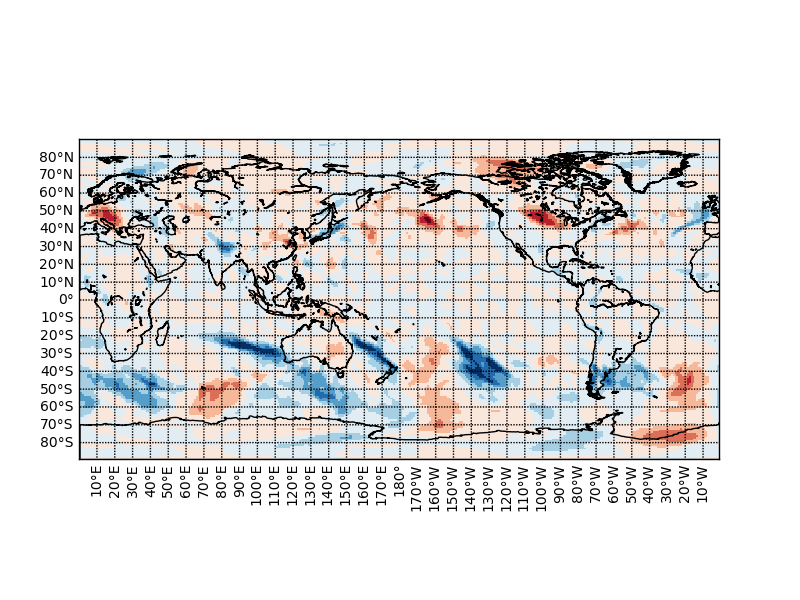
#> input picture ctrack/front/adv500.png, 800 x 600 px, given in place of front.ASAS.2004.07.01.00.png, which was not available
$ python mk.tenkizu.front.py.py 5 5 5 adv500.png   (Python 2 division)
#> lines starting #> are read from the running program, lines starting #| are printed output that depends on the picture
### ctrack/ctrack_func.py
import os, sys
from numpy import *

#####################################################
def upscale(a2in, a1lat_org, a1lon_org, a1lat_out, a1lon_out):
  a2fin     = cf.biIntp( a1lat_org, a1lon_org, a2org, a1lat_fin, a1lon_fin, miss = miss_out)[0]


#####################################################
def xy2fortpos(ix, iy, nx):
  number = iy* nx + ix +1
  return number
#####################################################
# [14 lines left out: functions fortpos2pyxy, check_file, not called in this run]
#####################################################
def mk_dir(sdir):
  try:
    os.makedirs(sdir)
  except:
    pass
#################################################
# [146 lines left out: functions mk_dir_tail, mk_namehead, date_slide, read_txtlist, solvelife_point_py, cal_area and 5 more, not called in this run]

### ctrack/front/mk.tenkizu.front.py.py
from numpy import *
import matplotlib.pyplot as plt
import matplotlib.image as mpimg
import calendar
import subprocess
import os, sys
import Image
import ctrack_func
#------------------------
if len(sys.argv) ==4:
  iyear  = int(sys.argv[1])
  eyear  = int(sys.argv[2])
  mon    = int(sys.argv[3])
  lmon   = [mon]
  resol  = sys.argv[4]
else:
  #singleday = True
  singleday = False
  iyear = 2004
  eyear = 2004
  #lmon  = [1,2,3,4,5,6,7,8,9,10,11,12]
  #lmon  = [1,6,7,9,12]
  lmon  = [7,6]
  #lmon  = [9,12]
  #lmon  = [7]
  resol   = "anl_p"
#-------------------------
iday  = 1
lhour = [0]
lllat   = 0.0
urlat   = 80.0
lllon   = 70.0
urlon   = 210.0
# [4 lines of commented-out code are left out]

plev    = 850*100.0  #(Pa)
thdura  = 6
#thfmasktheta1 = 0.0
#thfmasktheta2 = 0.3


subsize_x   = 800
subsize_y   = 600

#-------------------------------
for year in range(iyear, eyear+1):
  for mon in lmon:
    eday = calendar.monthrange(year, mon)[1]
    #eday = iday
    for day in range(iday, eday+1):
      for hour in lhour:
        lfigname  = []
        #------------------
        if singleday == True:
          if day != iday:
            continue
        #************************
        if (day == iday):
          cbarflag= "True"
        ##************************
        frontdir      = "/media/disk2/out/JRA25/sa.one.%s/6hr/tenkizu/%02dh/%04d%02d/front"%(resol,thdura, year, mon)
        tenkizudir    = "/media/disk2/out/JRA25/sa.one.%s/6hr/tenkizu/%02dh/%04d%02d"%(resol,thdura, year, mon)
        jraprecdir    = "/media/disk2/out/JRA25/sa.one.%s/6hr/tenkizu/%02dh/%04d%02d"%(resol,thdura, year, mon)
        ctrack_func.mk_dir(frontdir)

        #************************
        # chart front
        chartname = "/media/disk2/out/chart/ASAS/front/%04d%02d/fig/front.ASAS.%04d.%02d.%02d.%02d.png"%(year,mon,year,mon,day,hour)
        charttemp = "/media/disk2/out/chart/ASAS/front/%04d%02d/fig/front.ASAS.%04d.%02d.%02d.%02d.temp.png"%(year,mon,year,mon,day,hour)
        plt.clf()
        figchart  = plt.figure(dpi=100, figsize=(subsize_x/100.,subsize_y/100.))
        axchart   = figchart.add_axes([0,0,1.0,1.0])
        a2chart   = mpimg.imread(chartname)
#> a2chart is the input picture: shape (600, 800, 4) float32; mean R, G, B, A 0.879, 0.875, 0.874, 1
        a2chart   = a2chart[150:-150,30:-30]
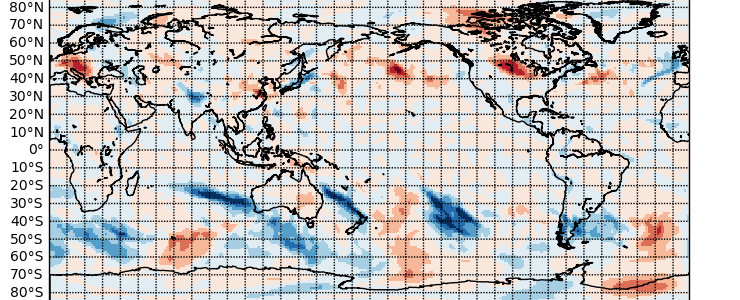
#> a2chart: shape (300, 740, 4) float32; mean R, G, B, A 0.773, 0.764, 0.761, 1
        plt.imshow(a2chart)
        plt.savefig(charttemp)
        print charttemp


        #************************
        # precipitation
        scmd = "python mk.tenkizu.py %s %s %s %s %s %s %s %s %s %s %s %s"\
                   %(year, mon, day, hour, lllat, urlat, lllon, urlon, plev, cbarflag, thdura, resol)
        subprocess.call(scmd, shell=True)


        #************************
        # front loc
        thfmasktheta1  = 0.3
        thfmasktheta2  = 4.0
        vtype= "loc.theta_e"
        scmd = "python mk.tenkizu.front.py %s %s %s %s %s %s %s %s %s %s %s %s %s %s"\
                   %(year, mon, day, hour, lllat, urlat, lllon, urlon, plev, cbarflag, thdura, thfmasktheta1, thfmasktheta2, resol)
        subprocess.call(scmd, shell=True)
        iname     = frontdir + "/%02d/front.%s.%04d.%02d.%02d.%02d.M1-%4.2f.M2-%4.2f.png"%(day, vtype, year, mon, day, hour, thfmasktheta1, thfmasktheta2)
        tempfront1   = frontdir + "/%02d/front.%s.%04d.%02d.%02d.%02d.M1-%4.2f.M2-%4.2f.png"%(day, vtype, year, mon, day, hour, thfmasktheta1, thfmasktheta2)
        #************************
        # front loc
        thfmasktheta1  = 0.7
        thfmasktheta2  = 4.0
        vtype= "loc.theta_e"
        scmd = "python mk.tenkizu.front.py %s %s %s %s %s %s %s %s %s %s %s %s %s %s"\
                   %(year, mon, day, hour, lllat, urlat, lllon, urlon, plev, cbarflag, thdura, thfmasktheta1, thfmasktheta2, resol)
        subprocess.call(scmd, shell=True)
        tempfront2   = frontdir + "/%02d/front.%s.%04d.%02d.%02d.%02d.M1-%4.2f.M2-%4.2f.png"%(day, vtype, year, mon, day, hour, thfmasktheta1, thfmasktheta2)

        #************************
        # front loc
        thfmasktheta1  = 1.1
        thfmasktheta2  = 4.0
        vtype= "loc.theta_e"
        scmd = "python mk.tenkizu.front.py %s %s %s %s %s %s %s %s %s %s %s %s %s %s"\
                   %(year, mon, day, hour, lllat, urlat, lllon, urlon, plev, cbarflag, thdura, thfmasktheta1, thfmasktheta2, resol)
        subprocess.call(scmd, shell=True)
        tempfront3   = frontdir + "/%02d/front.%s.%04d.%02d.%02d.%02d.M1-%4.2f.M2-%4.2f.png"%(day, vtype, year, mon, day, hour, thfmasktheta1, thfmasktheta2)

        #************************
        # front loc
        thfmasktheta1  = 0.3
        thfmasktheta2  = 3.0
        vtype= "loc.theta_e"
        scmd = "python mk.tenkizu.front.py %s %s %s %s %s %s %s %s %s %s %s %s %s %s"\
                   %(year, mon, day, hour, lllat, urlat, lllon, urlon, plev, cbarflag, thdura, thfmasktheta1, thfmasktheta2, resol)
        subprocess.call(scmd, shell=True)
        iname     = frontdir + "/%02d/front.%s.%04d.%02d.%02d.%02d.M1-%4.2f.M2-%4.2f.png"%(day, vtype, year, mon, day, hour, thfmasktheta1, thfmasktheta2)
        tempfront4   = frontdir + "/%02d/front.%s.%04d.%02d.%02d.%02d.M1-%4.2f.M2-%4.2f.png"%(day, vtype, year, mon, day, hour, thfmasktheta1, thfmasktheta2)
        #************************
        # front loc
        thfmasktheta1  = 0.7
        thfmasktheta2  = 3.0
        vtype= "loc.theta_e"
        scmd = "python mk.tenkizu.front.py %s %s %s %s %s %s %s %s %s %s %s %s %s %s"\
                   %(year, mon, day, hour, lllat, urlat, lllon, urlon, plev, cbarflag, thdura, thfmasktheta1, thfmasktheta2, resol)
        subprocess.call(scmd, shell=True)
        tempfront5   = frontdir + "/%02d/front.%s.%04d.%02d.%02d.%02d.M1-%4.2f.M2-%4.2f.png"%(day, vtype, year, mon, day, hour, thfmasktheta1, thfmasktheta2)

        #************************
        # front loc
        thfmasktheta1  = 1.1
        thfmasktheta2  = 3.0
        vtype= "loc.theta_e"
        scmd = "python mk.tenkizu.front.py %s %s %s %s %s %s %s %s %s %s %s %s %s %s"\
                   %(year, mon, day, hour, lllat, urlat, lllon, urlon, plev, cbarflag, thdura, thfmasktheta1, thfmasktheta2, resol)
        subprocess.call(scmd, shell=True)
        tempfront6   = frontdir + "/%02d/front.%s.%04d.%02d.%02d.%02d.M1-%4.2f.M2-%4.2f.png"%(day, vtype, year, mon, day, hour, thfmasktheta1, thfmasktheta2)


        #************************
        # thetae
        scmd = "python mk.tenkizu.front.others.py %s %s %s %s %s %s %s %s %s %s %s %s"\
                   %(year, mon, day, hour, lllat, urlat, lllon, urlon, plev, cbarflag, thdura, resol)
        subprocess.call(scmd, shell=True)

        ##************************************************
        ## joint figs
        ##************************************************
        figname = tempfront1
        lfigname.append(figname)
        figname = tempfront2
        lfigname.append(figname)
        figname = tempfront3
        lfigname.append(figname)
        figname = tempfront4
        lfigname.append(figname)
        figname = tempfront5
        lfigname.append(figname)
        figname = tempfront6
        lfigname.append(figname)
        figname = frontdir + "/%02d/tenkizu.thetae.%04d.%02d.%02d.%02d.%04dhPa.png"%(day, year, mon, day, hour, plev*0.01)
        lfigname.append(figname)
        figname = charttemp
        lfigname.append(figname)
        figname = jraprecdir + "/tenkizu.%04d.%02d.%02d.%02d.JRA.png"%(year, mon, day, hour)
        lfigname.append(figname)
        ##--------------------------------
        nsub_x      = 3
        nsub_y      = 3
        full_x      = nsub_x * subsize_x
        full_y      = nsub_y * subsize_y

        pal = Image.new( "RGBA", (full_x, full_y))
#> pal: PIL image 2400x1800 RGBA; every value is 0
        #-----
        isub          = -1
        for subname in lfigname:
          isub        = isub + 1
          isub_x      = isub % nsub_x
          isub_y      = int(isub / nsub_x)
          ulx         = isub_x* subsize_x
          uly         = isub_y* subsize_y
          im_temp     = Image.open(subname)
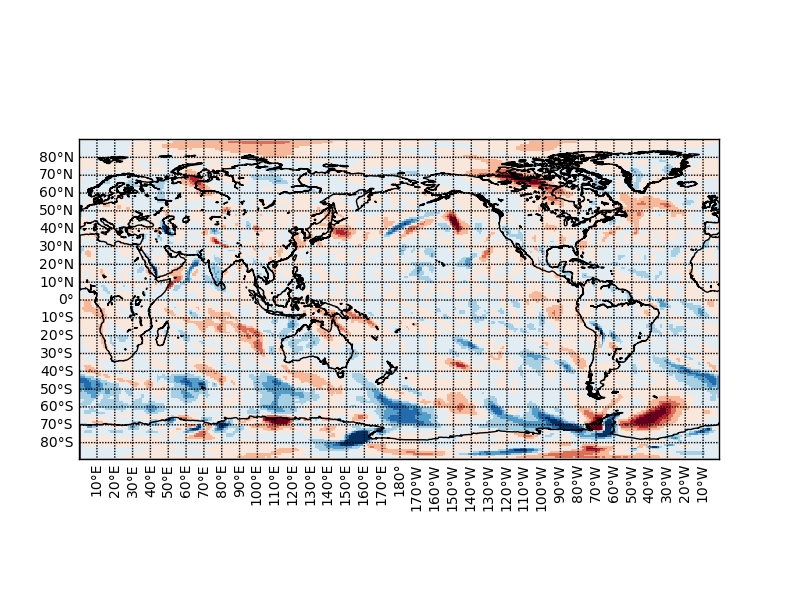
#> input picture ctrack/front/adv850.png, 800 x 600 px, given in place of front.loc.theta_e.2004.07.01.00.M1-0.30.M2-4.00.png, which was not available
#> im_temp is the input picture: PIL image 800x600 RGBA; mean R, G, B, A 224, 222.4, 222, 255
          pal.paste( im_temp, (ulx,uly, ulx+subsize_x, uly+subsize_y))
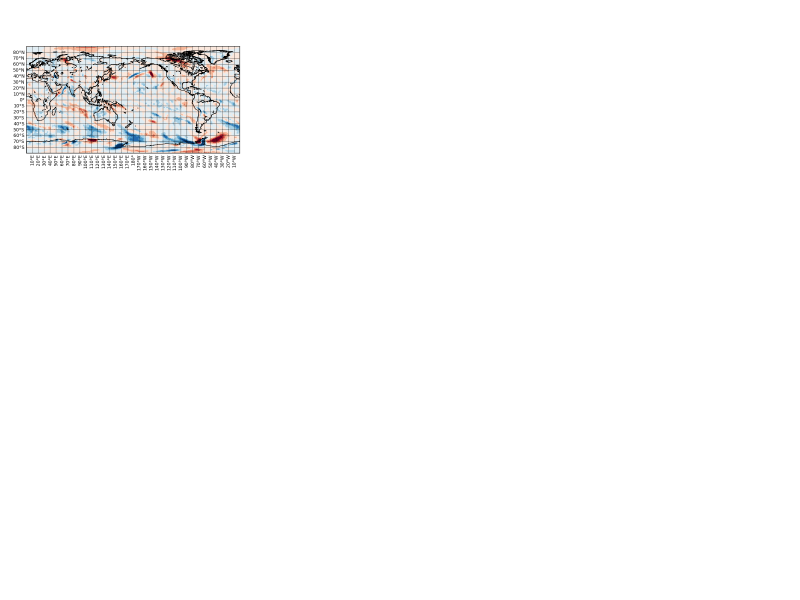
#> pal: PIL image 2400x1800 RGBA (shown at 1/3 size); mean R, G, B, A 24.9, 24.7, 24.7, 28.3; transparent parts drawn white
#> (the run stopped early here; a loop or call above may not have finished)
